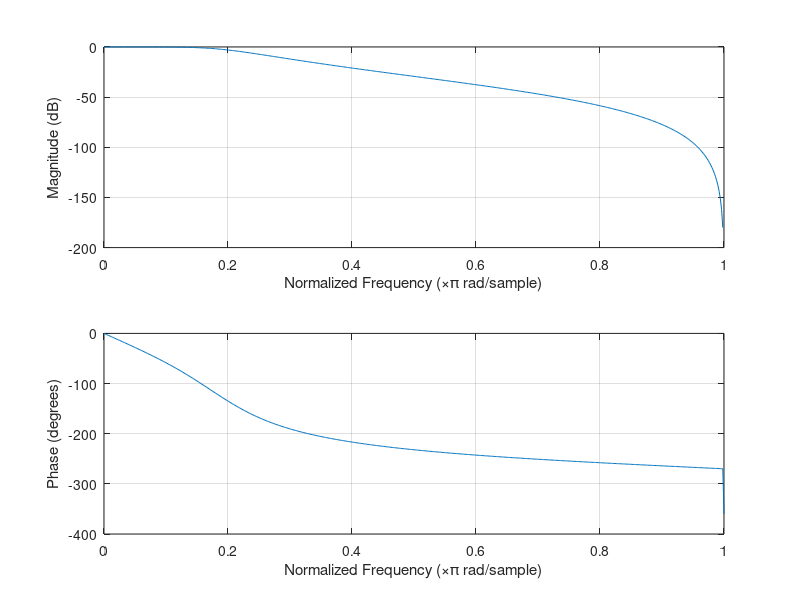

Here is the MATLAB script that generated this plot:
clear all;
close all;

% H(z) = 0.0181+0.0543z^(-1)+0.0543z^(-2)+0.0181z^(-3)/1-1.76z^(-1)+1.1829z^(-2)-0.2781z^(-3)
b=[0.0181 0.0543 0.0543 0.0181];
a=[1 -1.76 1.1829 -0.2781];
figure(1), freqz(b,a);